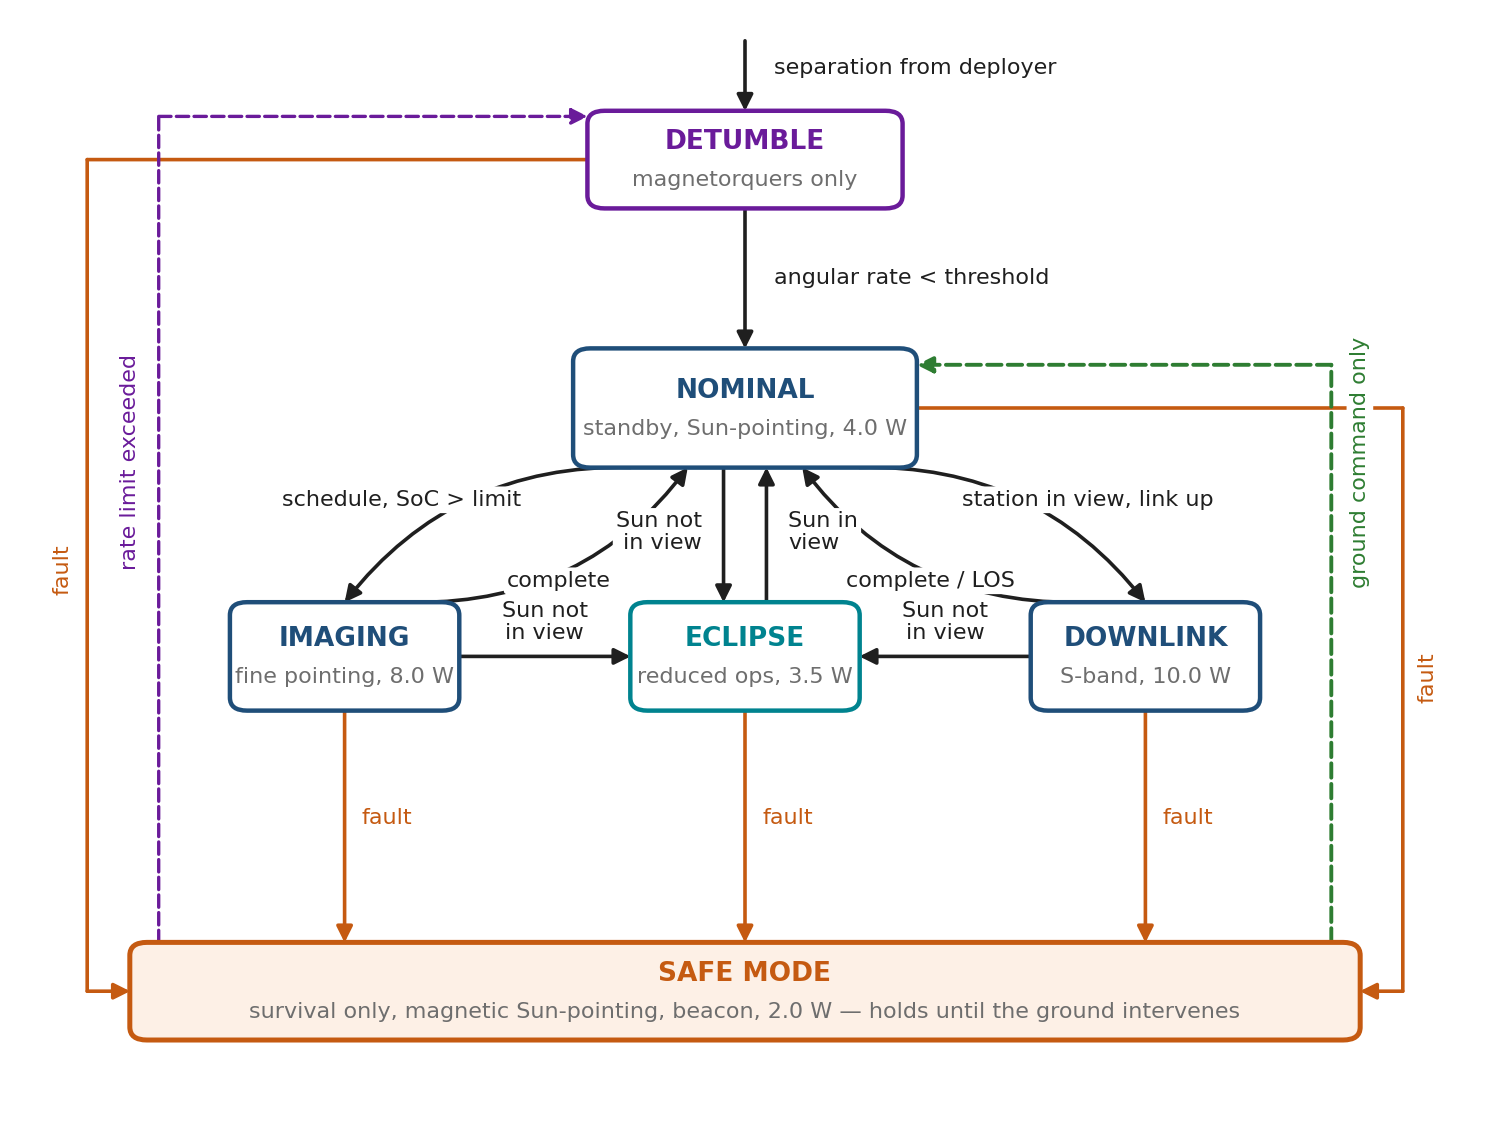

This chart was generated by the following Python code:
"""EOSat-3U mode-transition state machine (Chapter 18 §18.2.2): Detumble, Nominal
(standby), Imaging, Downlink, Eclipse and Safe, with the transition conditions.
Safe is reachable from every state by a fault and is left only by ground command."""
from pathlib import Path

import matplotlib.pyplot as plt
from matplotlib.patches import FancyBboxPatch, FancyArrowPatch
from oer_style import apply_style, COLORS, save

apply_style()
fig = plt.figure(figsize=(7.15, 5.4))
ax = fig.add_axes([0, 0, 1, 1])
ax.set_xlim(0, 100)
ax.set_ylim(0, 100)
ax.set_axis_off()
ax.grid(False)

FAULT = COLORS["accent_2"]
GND = COLORS["accent_3"]
INK = COLORS["ink"]

states = {
    "Detumble": (50, 88, 22, 9, COLORS["accent_4"], "magnetorquers only"),
    "Nominal": (50, 65, 24, 11, COLORS["accent"], "standby, Sun-pointing, 4.0 W"),
    "Imaging": (22, 42, 16, 10, COLORS["accent"], "fine pointing, 8.0 W"),
    "Eclipse": (50, 42, 16, 10, COLORS["accent_6"], "reduced ops, 3.5 W"),
    "Downlink": (78, 42, 16, 10, COLORS["accent"], "S-band, 10.0 W"),
}
box = {}
for name, (x, y, w, h, c, sub) in states.items():
    ax.add_patch(FancyBboxPatch((x - w / 2, y - h / 2), w, h, boxstyle="round,pad=0.02,rounding_size=1.2",
                                facecolor="#ffffff", edgecolor=c, lw=1.6, zorder=3))
    ax.text(x, y + 1.6, name.upper() if name != "Nominal" else "NOMINAL", ha="center", va="center",
            fontsize=9.5, fontweight="bold", color=c, zorder=4)
    ax.text(x, y - 1.9, sub, ha="center", va="center", fontsize=8, color=COLORS["grey"], zorder=4)
    box[name] = (x - w / 2, x + w / 2, y - h / 2, y + h / 2)  # left, right, bottom, top

# Safe mode bar
sx0, sx1, sy, sh = 7, 93, 11, 9
ax.add_patch(FancyBboxPatch((sx0, sy - sh / 2), sx1 - sx0, sh, boxstyle="round,pad=0.02,rounding_size=1.2",
                            facecolor=COLORS["band_2"], edgecolor=FAULT, lw=1.8, zorder=3))
ax.text(50, sy + 1.6, "SAFE MODE", ha="center", va="center", fontsize=9.5, fontweight="bold",
        color=FAULT, zorder=4)
ax.text(50, sy - 1.9, "survival only, magnetic Sun-pointing, beacon, 2.0 W — holds until the ground intervenes",
        ha="center", va="center", fontsize=8, color=COLORS["grey"], zorder=4)


def arrow(p0, p1, color=INK, rad=0.0, lw=1.3, ls="-", style="-|>"):
    ax.add_patch(FancyArrowPatch(p0, p1, arrowstyle=style, mutation_scale=12, color=color, lw=lw,
                                 linestyle=ls, connectionstyle=f"arc3,rad={rad}", zorder=2,
                                 shrinkA=0, shrinkB=0))


def label(x, y, s, color=INK, ha="center", va="center", **kw):
    ax.text(x, y, s, fontsize=8, color=color, ha=ha, va=va, zorder=5,
            bbox=dict(boxstyle="round,pad=0.15", facecolor="white", edgecolor="none"), **kw)


# separation → Detumble
arrow((50, 99), (50, box["Detumble"][3]))
label(52, 96.5, "separation from deployer", ha="left")

# Detumble → Nominal
arrow((50, box["Detumble"][2]), (50, box["Nominal"][3]))
label(52, 77, "angular rate < threshold", ha="left")

# Nominal ↔ Imaging
arrow((42, box["Nominal"][2]), (22, box["Imaging"][3]), rad=0.25)
arrow((27, box["Imaging"][3]), (46, box["Nominal"][2]), rad=0.25)
label(26, 56.5, "schedule, SoC > limit")
label(37, 49, "complete")

# Nominal ↔ Downlink
arrow((58, box["Nominal"][2]), (78, box["Downlink"][3]), rad=-0.25)
arrow((73, box["Downlink"][3]), (54, box["Nominal"][2]), rad=-0.25)
label(74, 56.5, "station in view, link up")
label(63, 49, "complete / LOS")

# Nominal ↔ Eclipse
arrow((48.5, box["Nominal"][2]), (48.5, box["Eclipse"][3]))
arrow((51.5, box["Eclipse"][3]), (51.5, box["Nominal"][2]))
label(47, 53.5, "Sun not\nin view", ha="right", linespacing=1.1)
label(53, 53.5, "Sun in\nview", ha="left", linespacing=1.1)

# Imaging / Downlink → Eclipse
arrow((box["Imaging"][1], 42), (box["Eclipse"][0], 42))
arrow((box["Downlink"][0], 42), (box["Eclipse"][1], 42))
label(36, 45.2, "Sun not\nin view", linespacing=1.1)
label(64, 45.2, "Sun not\nin view", linespacing=1.1)

# faults → Safe (every state)
for name, x in [("Imaging", 22), ("Eclipse", 50), ("Downlink", 78)]:
    arrow((x, box[name][2]), (x, sy + sh / 2), color=FAULT)
    label(x + 1.2, 27, "fault", color=FAULT, ha="left")
# Nominal fault: right-hand rail
arrow((box["Nominal"][1], 65), (96, 65), color=FAULT, style="-")
arrow((96, 65), (96, sy), color=FAULT, style="-")
arrow((96, sy), (sx1, sy), color=FAULT)
label(97, 40, "fault", color=FAULT, ha="left", rotation=90)
# Detumble fault: left-hand rail
arrow((box["Detumble"][0], 88), (4, 88), color=FAULT, style="-")
arrow((4, 88), (4, sy), color=FAULT, style="-")
arrow((4, sy), (sx0, sy), color=FAULT)
label(3, 50, "fault", color=FAULT, ha="right", rotation=90)

# Safe → Nominal: ground command only (right side, inside the fault rail)
arrow((91, sy + sh / 2), (91, 69), color=GND, style="-", ls="--", lw=1.4)
arrow((91, 69), (box["Nominal"][1], 69), color=GND, ls="--", lw=1.4)
label(92.3, 60, "ground command only", color=GND, ha="left", rotation=90)
# Safe → Detumble: rate limit exceeded (left side)
arrow((9, sy + sh / 2), (9, 92), color=COLORS["accent_4"], style="-", ls="--", lw=1.2)
arrow((9, 92), (box["Detumble"][0], 92), color=COLORS["accent_4"], ls="--", lw=1.2)
label(7.7, 60, "rate limit exceeded", color=COLORS["accent_4"], ha="right", rotation=90)

save(fig, Path(__file__).stem)
